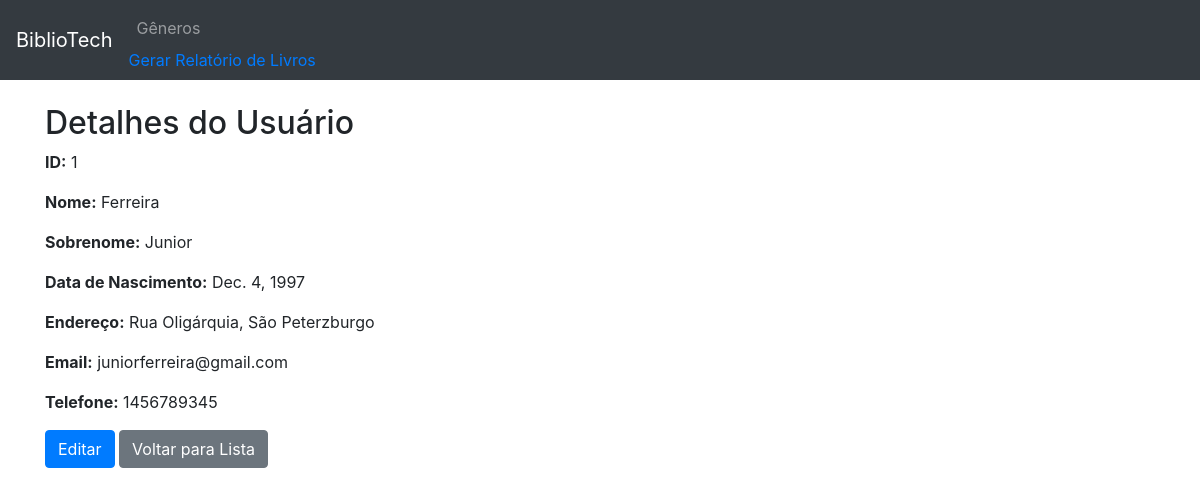
/usuario/1/, run on the app's committed database.
### appmodelo/models.py (models this page shows, shortened)
class Usuario(models.Model):
    nome = models.CharField(max_length=100)
    sobrenome = models.CharField(max_length=100)
    data_nascimento = models.DateField()
    endereco = models.TextField()
    email = models.EmailField()
    telefone = models.CharField(max_length=20)

### appmodelo/views.py (the view)
# urls.py: path('usuario/<int:pk>/', views.detalhes_usuario, name='detalhes_usuario'),
def detalhes_usuario(request, pk):
    usuario = get_object_or_404(Usuario, pk=pk)
    return render(request, 'detalhes_usuario.html', {'usuario': usuario})

### appmodelo/templates/detalhes_usuario.html
{% extends 'base.html' %}
{% block content %}
<h2>Detalhes do Usuário</h2>
<p><strong>ID:</strong> {{ usuario.id }}</p>
<p><strong>Nome:</strong> {{ usuario.nome }}</p>
<p><strong>Sobrenome:</strong> {{ usuario.sobrenome }}</p>
<p><strong>Data de Nascimento:</strong> {{ usuario.data_nascimento }}</p>
<p><strong>Endereço:</strong> {{ usuario.endereco }}</p>
<p><strong>Email:</strong> {{ usuario.email }}</p>
<p><strong>Telefone:</strong> {{ usuario.telefone }}</p>
<a href="{% url 'editar_usuario' usuario.id %}" class="btn btn-primary">Editar</a>
<a href="{% url 'lista_usuarios' %}" class="btn btn-secondary">Voltar para Lista</a>
{% endblock %}

### data on the page
Usuario: id "1", nome "Ferreira", sobrenome "Junior", data_nascimento "Dec. 4, 1997", endereco "Rua Oligárquia, São Peterzburgo", email "juniorferreira@gmail.com", telefone "1456789345"
